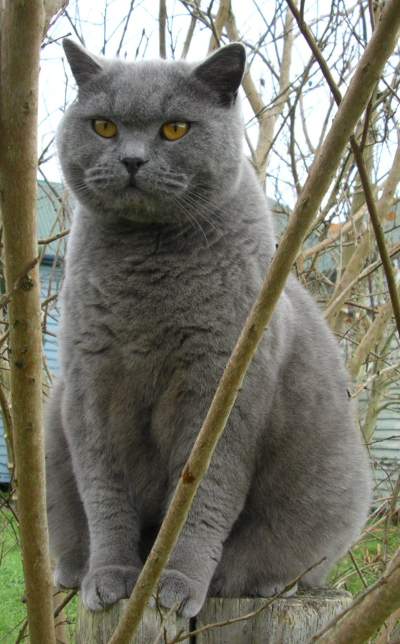
#> input picture DataScience/Dataset/cat.jpg, 800 x 1288 px, found by its file name (shown at 1/2 size)
$ jupyter execute --allow-errors ImageProcessing.ipynb   (shell and % lines are left out)
#> lines starting #> are read from the running program, lines starting #| are printed output that depends on the picture
## Images

a) Load an image (cat, monkey) crop a certain region and display it

b) Load an image, find the average colour, and make it brighter or darker, then save the results and display them

[cell 1]
from PIL import Image, ImageEnhance

[cell 2]
cat = Image.open("cat.jpg")
#> cat is the input picture: PIL image 800x1288 RGB; mean R, G, B 118.1, 117.2, 104
#> (the rest of this cell did not finish here and is left out)

[cell 3]
cat = Image.open("cat.jpg")
#> (the rest of this cell did not finish here and is left out)

[cell 4]
# Cropped image of above dimension
# (It will not change original image)
cat_cropped = cat.crop((100, 40, 500, 500))
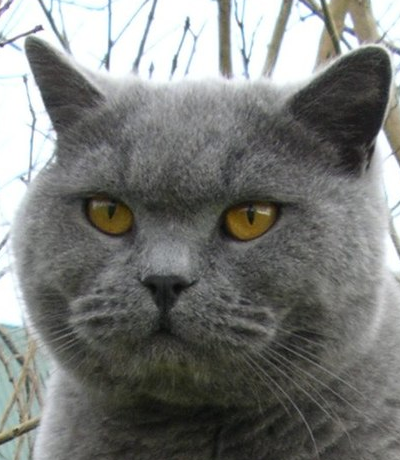
#> cat_cropped: PIL image 400x460 RGB; mean R, G, B 121.1, 122.6, 119.8

display(cat_cropped)

[cell 5]
#image brightness enhancer
cat_enhancer = ImageEnhance.Brightness(cat_cropped)

factor = 0.5 #darkens the image
dark_cat = cat_enhancer.enhance(factor)
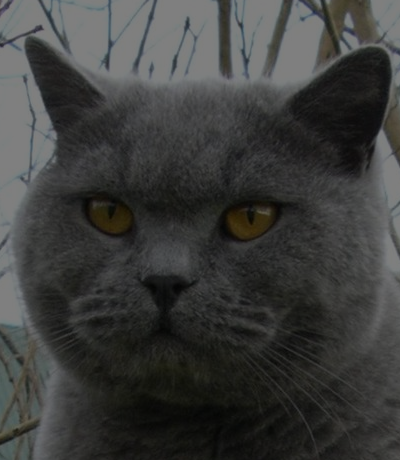
#> dark_cat: PIL image 400x460 RGB; mean R, G, B 60.3, 61, 59.6
dark_cat.save('darkened-cat.png')

factor = 1.5 #brightens the image
bright_cat = cat_enhancer.enhance(factor)
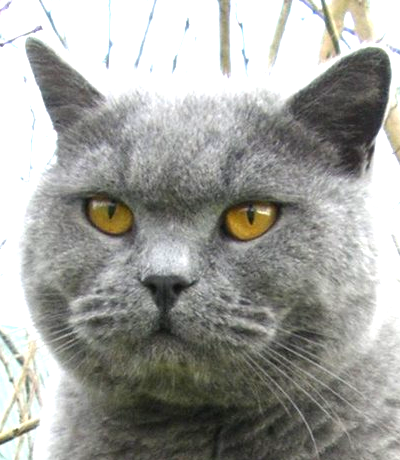
#> bright_cat: PIL image 400x460 RGB; mean R, G, B 161, 161.4, 156.8
bright_cat.save('brightened-cat.png')

#> (a cell that did not finish here is left out)

#> (a cell that did not finish here is left out)

## Find average color of an Image
https://towardsdatascience.com/finding-most-common-colors-in-python-47ea0767a06a

[cell 8]
#Step 1 — Load Packages
import cv2 as cv
import numpy as np
import matplotlib.pyplot as plt
import PIL

[cell 9]
#Step 2 — Load and show sample images
def show_img_compar(img_1, img_2 ):
    f, ax = plt.subplots(1, 2, figsize=(10,10))
    ax[0].imshow(img_1)
    ax[1].imshow(img_2)
    ax[0].axis('off') #hide the axis
    ax[1].axis('off')
    f.tight_layout()
    plt.show()

[cell 10]
cat = cv.imread("cat.jpg")
#> cat: shape (1288, 800, 3)
cat = cv.cvtColor(cat, cv.COLOR_BGR2RGB)
monkey = cv.imread("monkey.jpg")
#> (the rest of this cell did not finish here and is left out)

#> (a cell that did not finish here is left out)

[cell 12]
cat_temp = cat.copy()
cat_temp[:,:,0], cat_temp[:,:,1], cat_temp[:,:,2] = np.average(cat, axis=(0,1))
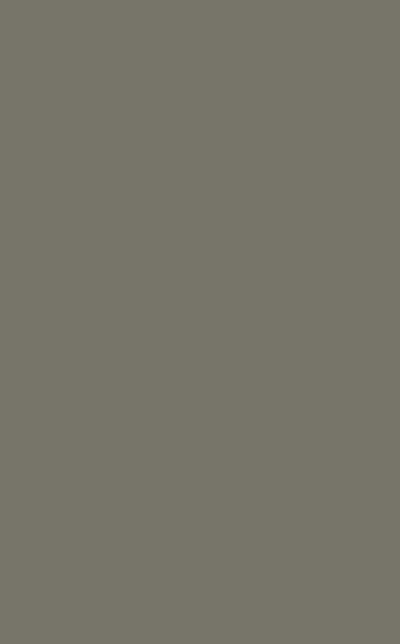
#> cat_temp: shape (1288, 800, 3) (shown at 1/2 size); mean R, G, B 118, 117, 104

#> (the rest of this cell did not finish here and is left out)

[cell 13]
# Method 2 — Highest Pixel Frequency
cat_temp = cat.copy()
unique, counts = np.unique(cat_temp.reshape(-1, 3), axis=0, return_counts=True)
cat_temp[:,:,0], cat_temp[:,:,1], cat_temp[:,:,2] = unique[np.argmax(counts)]
#> cat_temp: shape (1288, 800, 3); every value is 255

#> (the rest of this cell did not finish here and is left out)

[cell 14]
# Method 3 — Using K-Means clustering

from sklearn.cluster import KMeans
clt = KMeans(n_clusters=5)

def palette(clusters):
    width=300
    palette = np.zeros((50, width, 3), np.uint8)
    steps = width/clusters.cluster_centers_.shape[0]
    for idx, centers in enumerate(clusters.cluster_centers_):
        palette[:, int(idx*steps):(int((idx+1)*steps)), :] = centers
    return palette


clt_1 = clt.fit(cat.reshape(-1, 3))
show_img_compar(cat, palette(clt_1))
#> in show_img_compar (call 2), `plt.show()`:
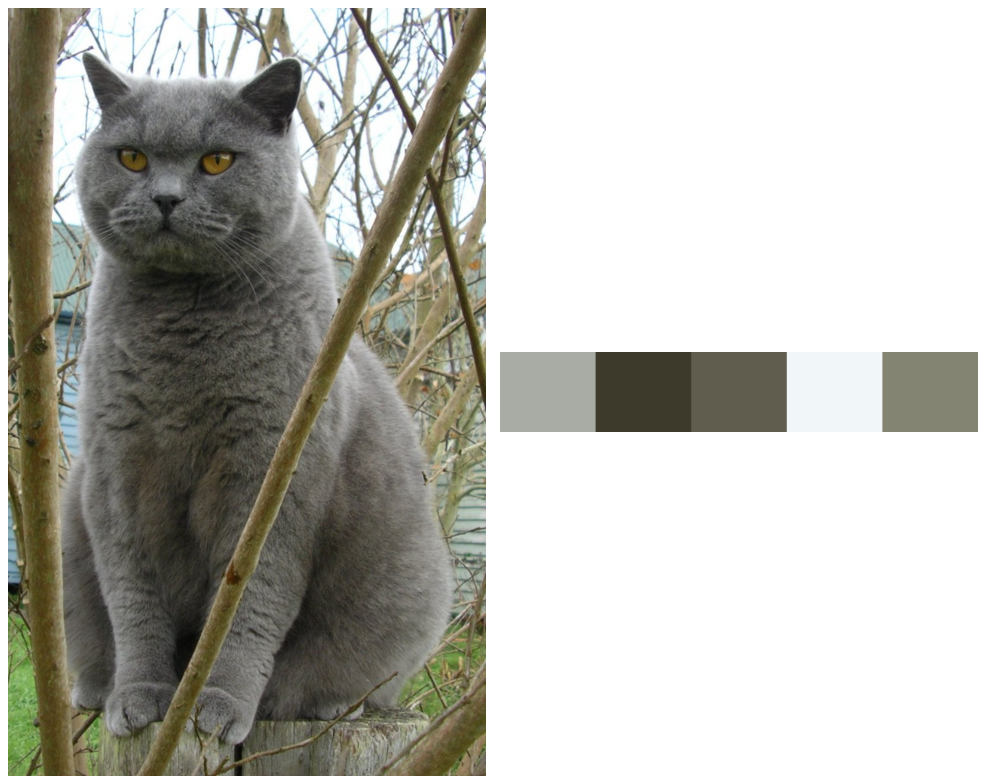
#> figure drawn by matplotlib, 2 panels

#> (the rest of this cell did not finish here and is left out)

$ run again, with DataScience/Dataset/test.jpg copied over DataScience/Dataset/cat.jpg
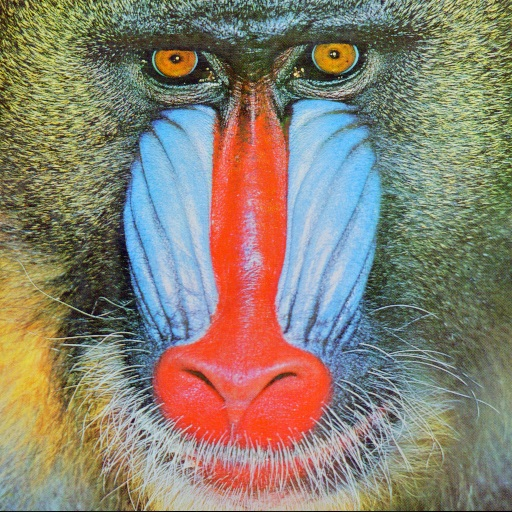
#> input picture DataScience/Dataset/test.jpg, 512 x 512 px, found by its file name
#> cat is the input picture: PIL image 512x512 RGB; mean R, G, B 137.4, 128.9, 113.2
#> cat: shape (512, 512, 3)
#> `cat_temp[:,:,0], cat_temp[:,:,1], cat_temp[:,:,2] = unique[np.argmax(c..`:
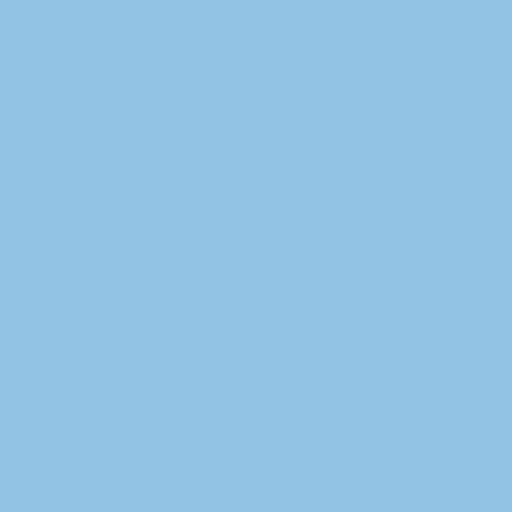
#> cat_temp: shape (512, 512, 3); mean R, G, B 146, 195, 228
#> in show_img_compar (call 2), `plt.show()`:
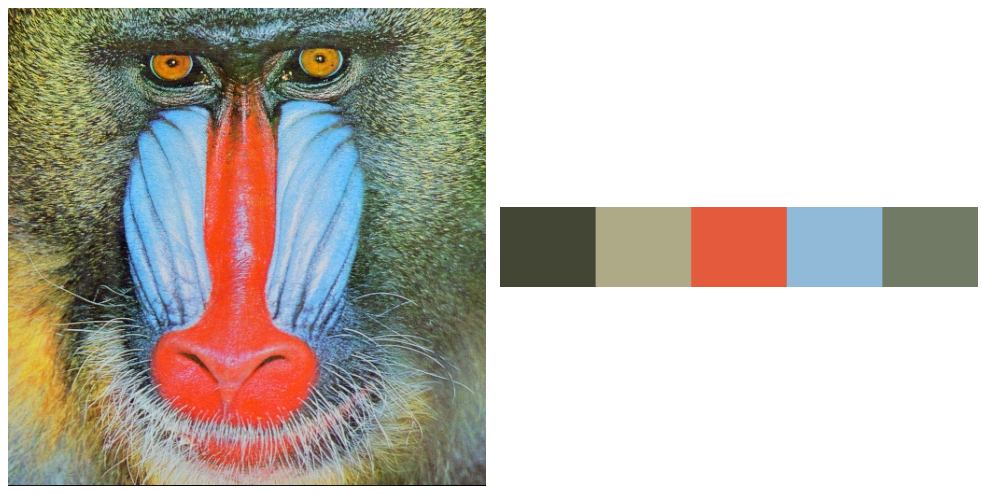
#> figure drawn by matplotlib, 2 panels
